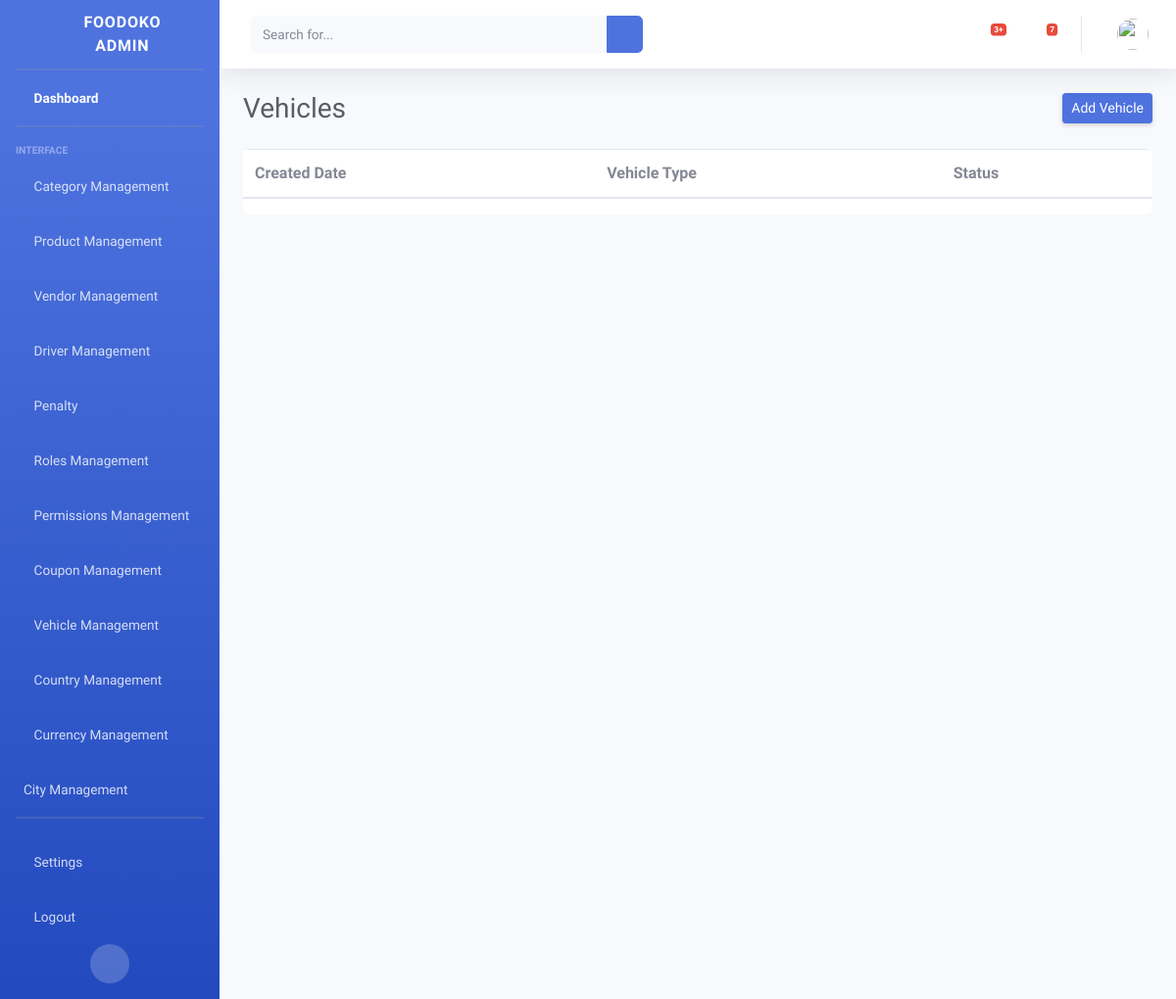
Before: /adminpanel/vehicles/ with the older database file.
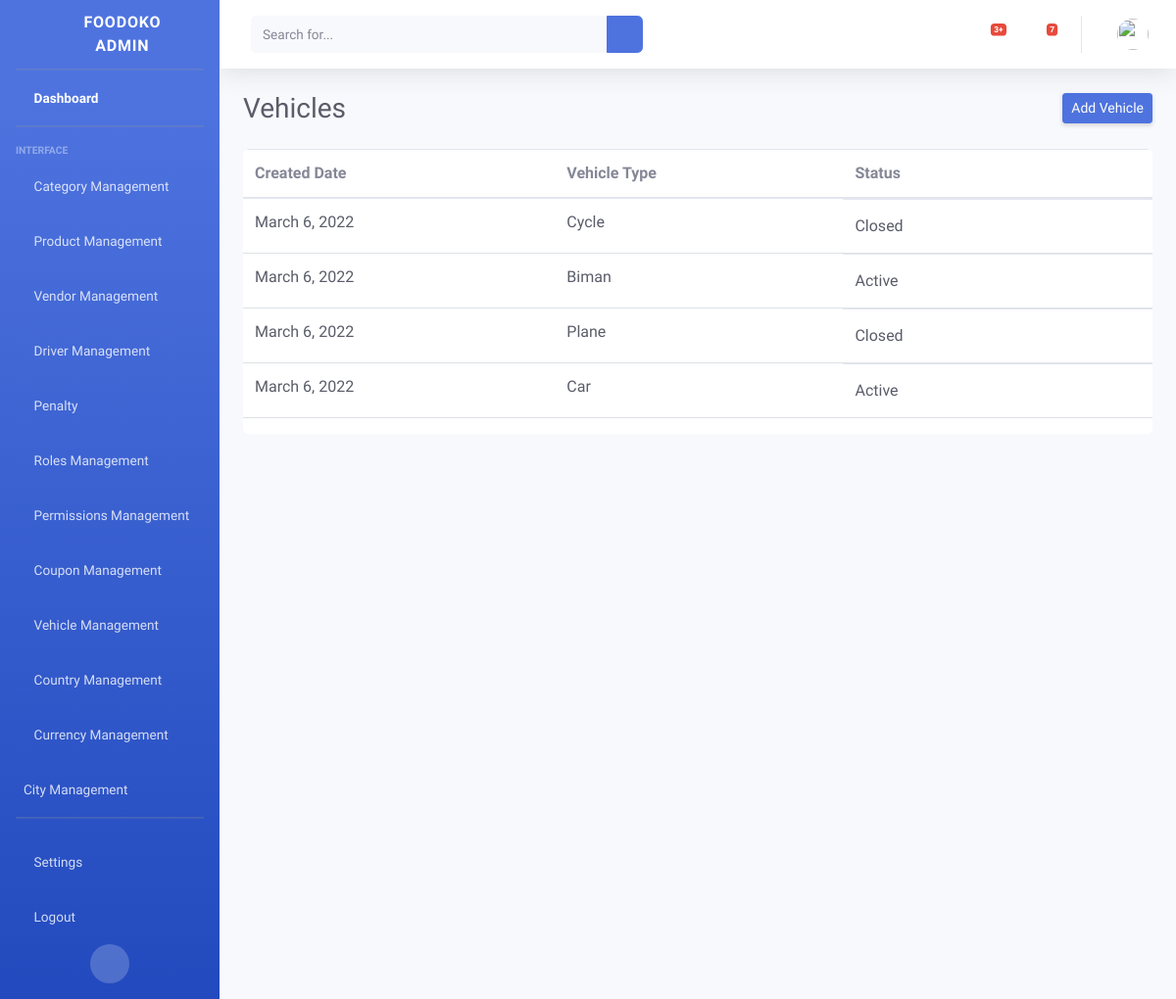
After: the same page with the newer database file.
### Dashboard/models.py (models this page shows, shortened)
class Vehicle(models.Model):
    STATUS_CHOICE = (
        ("Active", "Active"),
        ("Closed", "Closed")
    )
    created_at = models.DateField(default=date.today)
    vehicle_type = models.CharField(max_length=255)
    status = models.CharField(
        max_length=255,
        choices=STATUS_CHOICE
    )
    class Meta:
        ordering = ["-id"]

### Dashboard/views.py (the view)
# urls.py: path("vehicles/", VehicleTypes.as_view(), name="vehicleView"),
class VehicleTypes(View):
    template_name = "vehicles/vehicles.html"
    def get(self, request):
        vehicles = Vehicle.objects.all()
        args = {
            "vehicles": vehicles,
        }
        return render(request, self.template_name, args)

### Dashboard/templates/vehicles/vehicles.html (shortened to what this page needs)
{% load static %}
{% include 'base.html' %}
<body id="page-top">
    <div id="wrapper">
        {% include 'admin-sidebar.html' %}
        <div id="content-wrapper" class="d-flex flex-column">
            <div id="content">
               {% include 'admin-nav.html' %}
                <div class="container-fluid">
                    <div class="d-sm-flex align-items-center justify-content-between mb-4">
                        <h1 class="h3 mb-0 text-gray-800">Vehicles</h1>
                        <a href="{% url 'addVehicle' %}" class="d-none d-sm-inline-block btn btn-sm btn-primary shadow-sm">Add Vehicle</a>
                    </div>
                    <div class="main____dept____table table-responsive">
                        <table class="table">
                          <thead class="table_____head">
                            <tr>
                              <th scope="col">Created Date</th>
                              <th scope="col">Vehicle Type</th>
                              <th scope="col">Status</th>
                            </tr>
                          </thead>
                          <tbody class="catgory__table">
                        {% if vehicles %}
                        {% for v in vehicles %}
                            <tr>
                              <td class="category__data"><a href="#" class="w-100 d-flex text-dark category__name">{{ v.created_at }}</a></td>
                              <td class="category__data"><a href="#" class="w-100 d-flex text-dark category__name">{{ v.vehicle_type }}</a></td>
                              <td class="d-flex align-items-center">
                                <a href="#" class="w-100 d-flex text-dark">{{ v.status }}</a>
                                <form method="POST" action="{% url 'delete_vehicle' %}">
                                  <button class="border-0 bg-white" type="submit"><i class="fas fa-times-circle cross____icon"></i></button>
                                </form>
                                <a href="{% url 'editVehicle' v.id %}" class="border-0 bg-white" type="submit"><i class="fas fa-edit cross____icon"></i></a>
                              </td>
                            </tr>
                            {% endfor %}
                          {% endif %}
                          </tbody>
                        </table>
                      </div>
                </div>
            </div>
        </div>
    </div>
</body>

Changed rows visible on the page:
added Vehicle: created_at "March 6, 2022", vehicle_type "Cycle", status "Closed"
added Vehicle: created_at "March 6, 2022", vehicle_type "Biman", status "Active"
added Vehicle: created_at "March 6, 2022", vehicle_type "Plane", status "Closed"
added Vehicle: created_at "March 6, 2022", vehicle_type "Car", status "Active"
